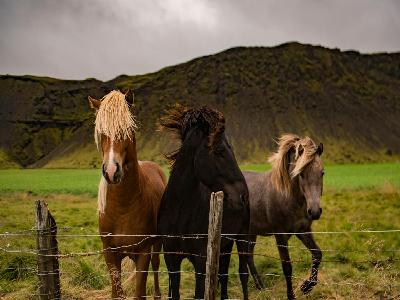
#> input picture new.jpg, 400 x 300 px
$ python 7.py
#> lines starting #> are read from the running program, lines starting #| are printed output that depends on the picture
from PIL import Image

# [25 lines of commented-out code are left out]
image=Image.open('new.jpg')
#> image is the input picture: PIL image 400x300 RGB; mean R, G, B 100.1, 86.9, 57.4
p=Image.open('up.jpg')
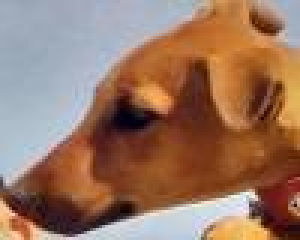
#> input picture up.jpg, 100 x 80 px (shown 3 times larger)
#> p is the input picture: PIL image 100x80 RGB; mean R, G, B 153.5, 117.7, 98.6
up=p.rotate(-60)
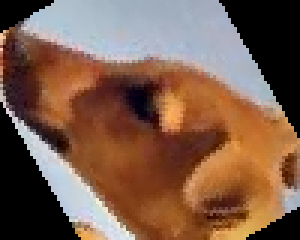
#> up: PIL image 100x80 RGB (shown 3 times larger); mean R, G, B 124.7, 93.2, 75.9
image_copy=image.copy()
position=(40,95)
image_copy.paste(up,position)
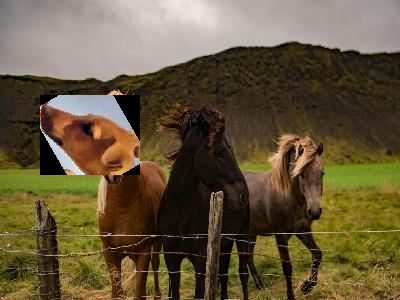
#> image_copy: PIL image 400x300 RGB; mean R, G, B 101.7, 88, 59.8
image_copy.save('final.jpg')
